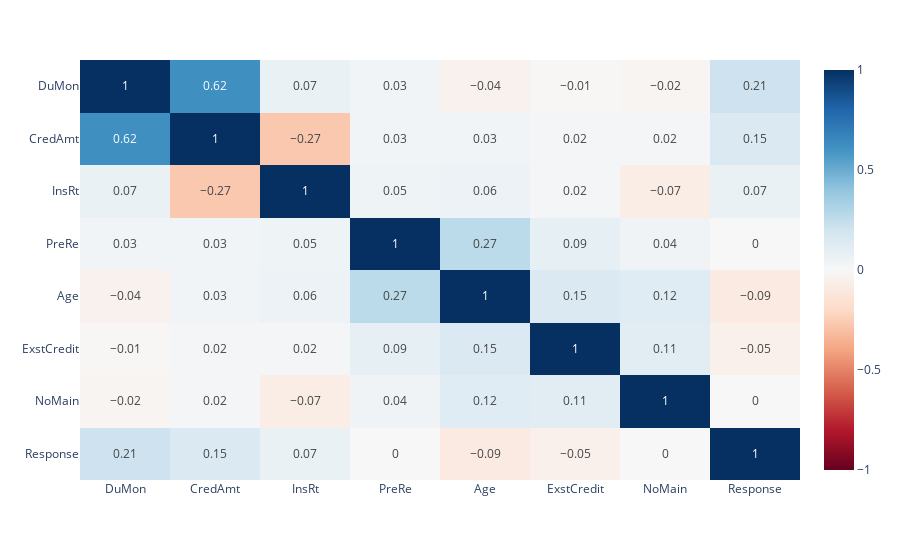

Notebook source saved alongside this figure:
### Code cell
# data correlation heatmap
fig = px.imshow(df_raw[x_num_fts + [y_label]].corr().round(2), 
                text_auto=True,
                zmin=-1,
                zmax=1,
                color_continuous_scale=px.colors.diverging.RdBu,
                aspect="auto"
               )
fig.show()

### Figure 1 — Plotly figure (JSON) as saved in the notebook; plotly's stock layout.template omitted (floating-point values rounded to 4 significant figures)
{"data": [{"coloraxis": "coloraxis", "hovertemplate": "x: %{x}<br>y: %{y}<br>color: %{z}<extra></extra>", "name": "0", "texttemplate": "%{z}", "type": "heatmap", "x": ["DuMon", "CredAmt", "InsRt", "PreRe", "Age", "ExstCredit", "NoMain", "Response"], "xaxis": "x", "y": ["DuMon", "CredAmt", "InsRt", "PreRe", "Age", "ExstCredit", "NoMain", "Response"], "yaxis": "y", "z": [[1, 0.62, 0.07, 0.03, -0.04, -0.01, -0.02, 0.21], [0.62, 1, -0.27, 0.03, 0.03, 0.02, 0.02, 0.15], [0.07, -0.27, 1, 0.05, 0.06, 0.02, -0.07, 0.07], [0.03, 0.03, 0.05, 1, 0.27, 0.09, 0.04, 0], [-0.04, 0.03, 0.06, 0.27, 1, 0.15, 0.12, -0.09], [-0.01, 0.02, 0.02, 0.09, 0.15, 1, 0.11, -0.05], [-0.02, 0.02, -0.07, 0.04, 0.12, 0.11, 1, 0], [0.21, 0.15, 0.07, 0, -0.09, -0.05, 0, 1]]}], "layout": {"autosize": true, "coloraxis": {"cmax": 1, "cmin": -1, "colorscale": [[0, "rgb(103,0,31)"], [0.1, "rgb(178,24,43)"], [0.2, "rgb(214,96,77)"], [0.3, "rgb(244,165,130)"], [0.4, "rgb(253,219,199)"], [0.5, "rgb(247,247,247)"], [0.6, "rgb(209,229,240)"], [0.7, "rgb(146,197,222)"], [0.8, "rgb(67,147,195)"], [0.9, "rgb(33,102,172)"], [1, "rgb(5,48,97)"]]}, "margin": {"t": 60}, "xaxis": {"anchor": "y", "autorange": true, "domain": [0, 1], "range": [-0.5, 7.5], "type": "category"}, "yaxis": {"anchor": "x", "autorange": true, "domain": [0, 1], "range": [7.5, -0.5], "type": "category"}}}
